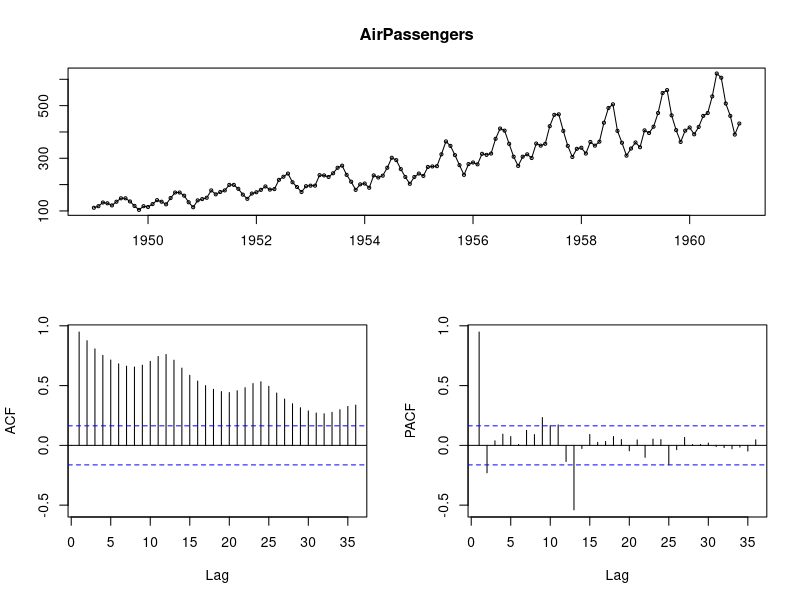
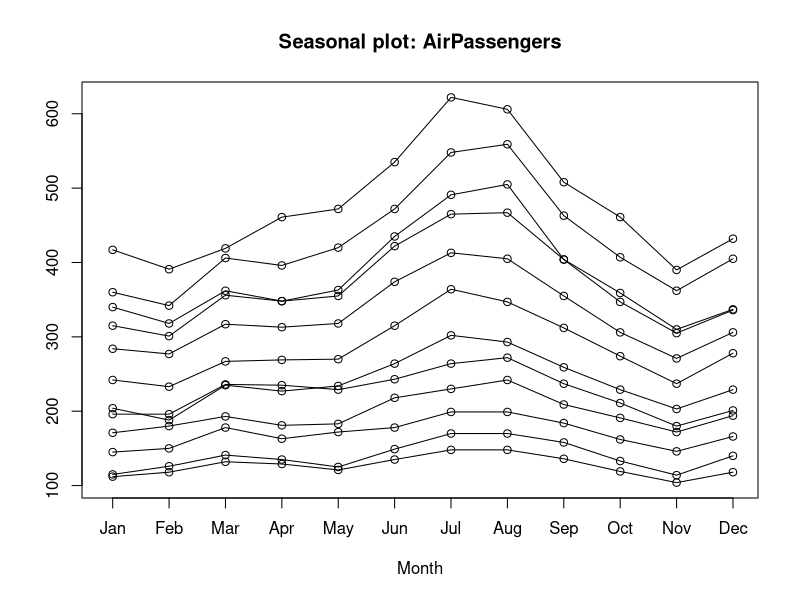
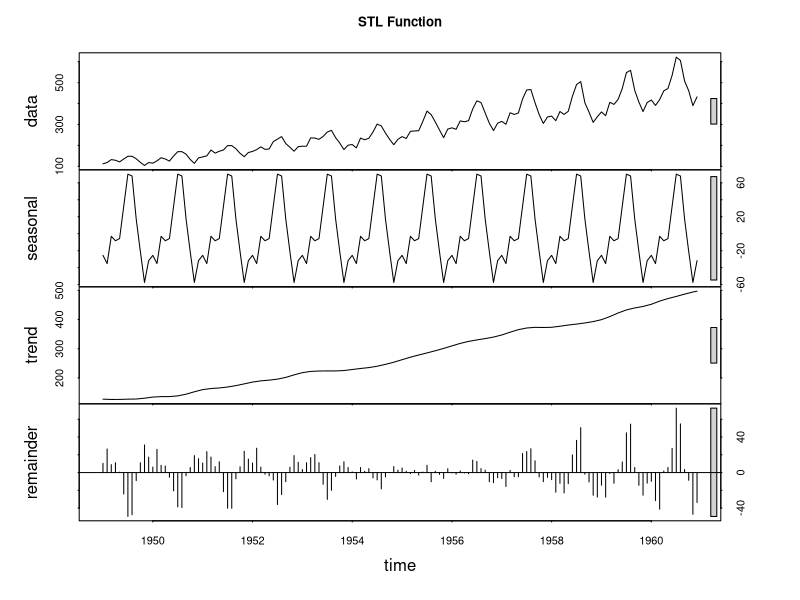
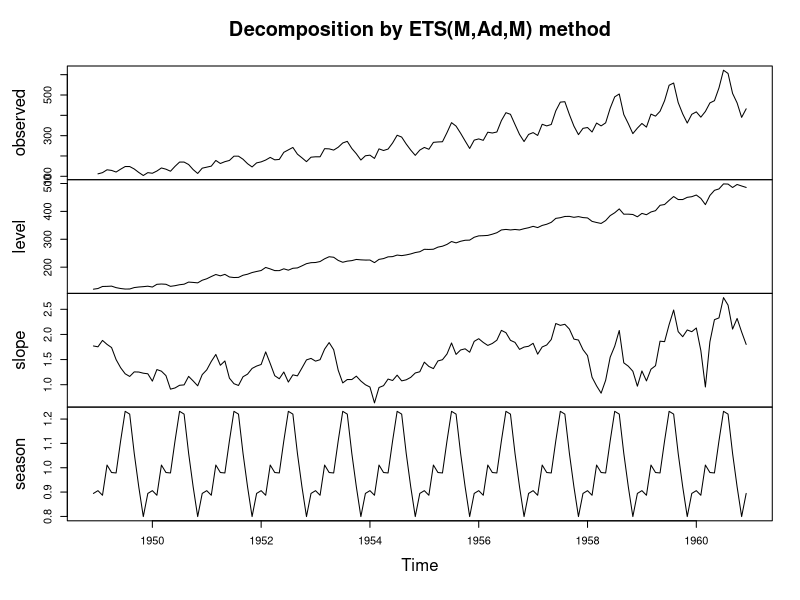
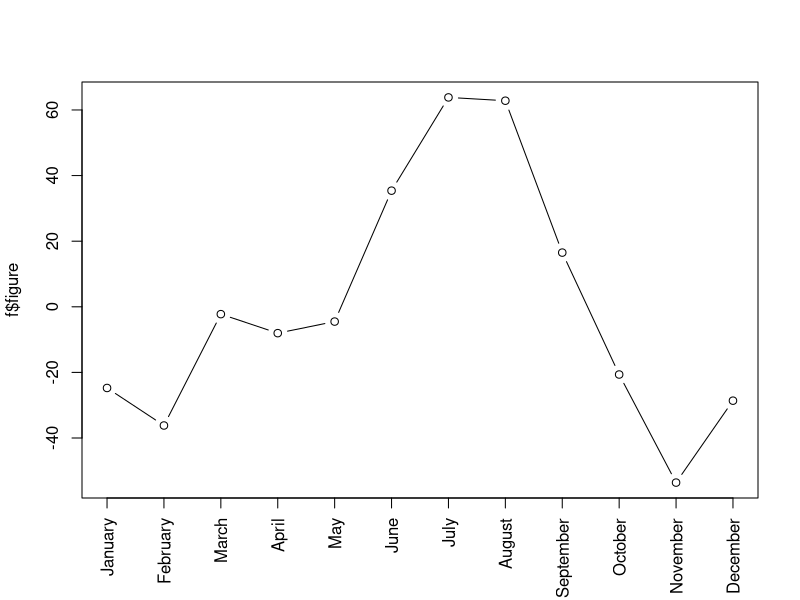
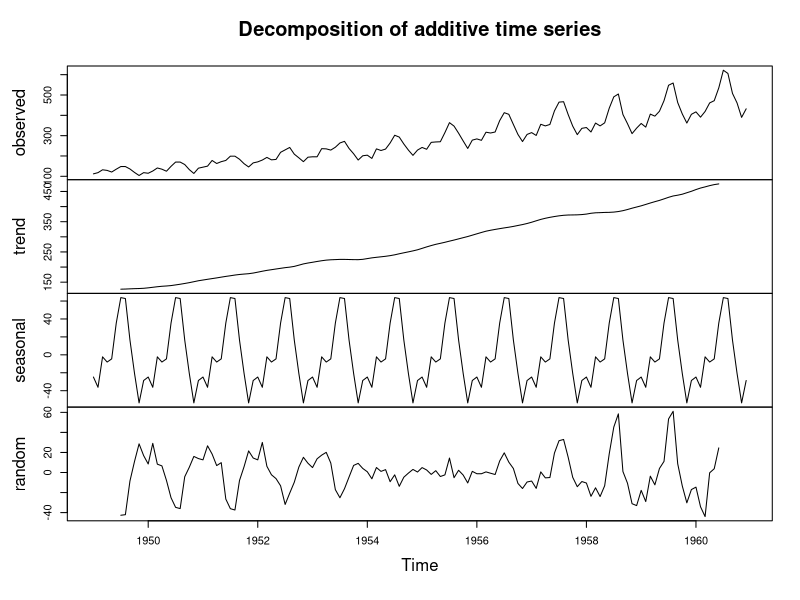
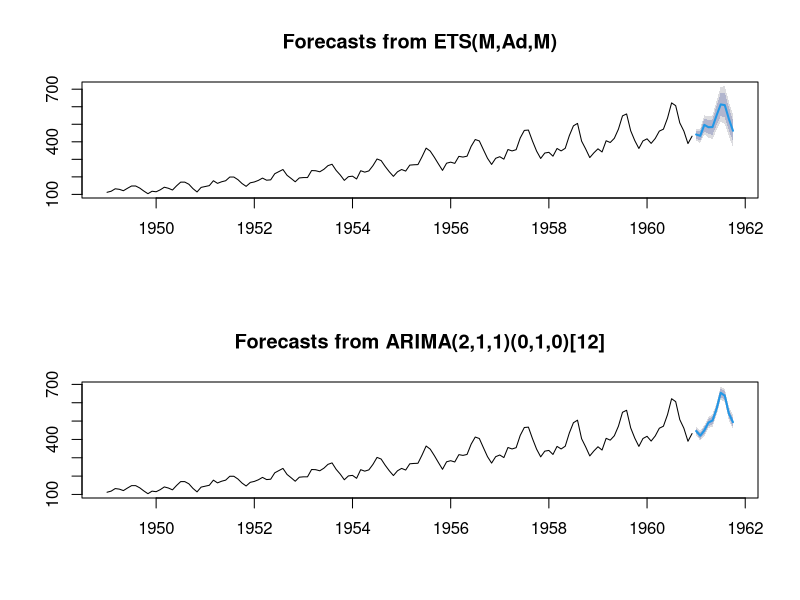
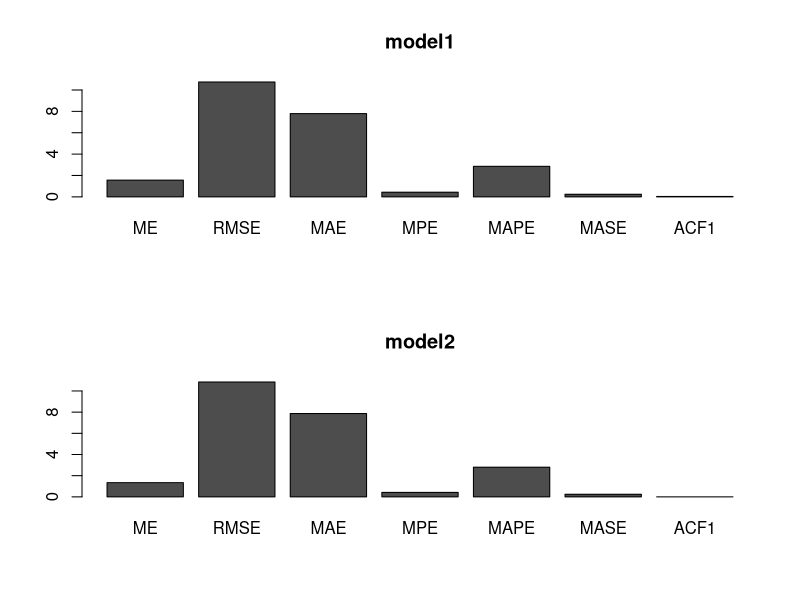

These figures' R source, in order:
## These Examples 
## 1. plot a time series and decompose this time series into seasonal and non seasonal components.
## 2. plot error measurements betwen two models
## 3. plot a time series with a forcast upper and lower bounds

## 1. The following is another way of separating the observed time series into trend, seasonal and random
install.packages("forecast")
library(forecast)
data(AirPassengers)
str(AirPassengers)
tsdisplay(AirPassengers)
seasonplot(AirPassengers)
stl(AirPassengers,"periodic")
plot(stl(AirPassengers,"periodic"),main="STL Function")
#Divide time series in Components - Very Powerful
model1=ets(AirPassengers)
plot(model1)

## The following is another way of separating the observed 
## time series into trend, seasonal and random
data(AirPassengers)
f <- decompose(AirPassengers)
plot(f$figure, type="b", xaxt="n", xlab="")
monthNames <- months(ISOdate(2011,1:12,1)) #Get the month
axis(1, at=1:12, labels=monthNames, las=2)
plot(f)

## 2. plot error measurements betwen two models
model2=auto.arima(AirPassengers)
par(mfrow=c(2,1))
forecast(model1,10)
plot(forecast(model1,10))
forecast(model2,10)
plot(forecast(model2,10))
accuracy(model1)
accuracy(model2)
par(mfrow=c(2,1))
#Graph the relative error measurements
barplot(accuracy(model1),main="model1")
barplot(accuracy(model2),main="model2")


## 3. this will draw the upper and lower bound for the forecast
fit <- arima(AirPassengers, order=c(1,0,0), list(order=c(2,1,0), period=12))
fore <- predict(fit, n.ahead=24)
U <- fore$pred + 2*fore$se
L <- fore$pred - 2*fore$se
ts.plot(AirPassengers, fore$pred, U, L, col=c(1,2,4,4), lty = c(1,1,2,2))
legend("topleft", c("Actual", "Forecast", "Error Bounds (95% Confidence)"), col=c(1,2,4),lty=c(1,1,2))
